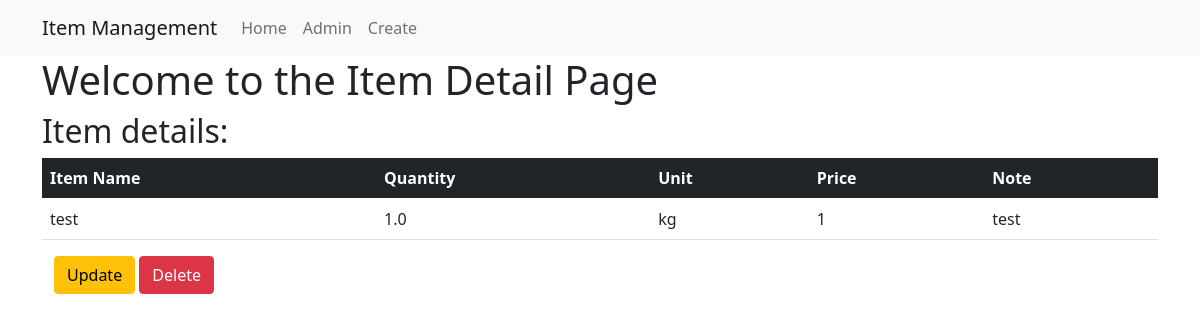
Page /item_app/1/ on the committed database.
### item_app/models.py (models this page shows, shortened)
class Item(models.Model):
    item_name=models.CharField(max_length=264)
    quantity=models.FloatField(null=True)
    unit=models.CharField(max_length=64)
    price=models.IntegerField(null=True)
    note=models.TextField(max_length=264)

### item_app/views.py (the view)
# urls.py: path('<int:pk>/', views.ItemDetailView.as_view(), name='detail'),
class ItemDetailView(DetailView):
    context_object_name='item_detail'
    model=models.Item
    template_name='item_app/item_detail.html'

### templates/item_app/item_detail.html (shortened to what this page needs)
{% extends 'item_app/base.html' %}
{% block body_block %}
<div class="jumbotron">
    <h1>Welcome to the Item Detail Page</h1>
    <h2>Item details:</h2>
    <table class="table">
        <thead class="table-dark">
            <th>Item Name</th>
            <th>Quantity</th>
            <th>Unit</th>
            <th>Price</th>
            <th>Note</th>
        </thead>
        <tr>
            <td>
            {{item_detail.item_name}}
            </td>
            <td>
            {{item_detail.quantity }}
            </td>
            <td>
                {{item_detail.unit}}
            </td>
            <td>
                {{item_detail.price}}
            </td>
            <td>
                {{item_detail.note}}
            </td>
        </tr>
    </table>
</div>
<div class="container">
    <p><a class='btn btn-warning' href="{% url 'item_app:update' pk=item_detail.pk %}">Update</a>
    <a class='btn btn-danger' href="{% url 'item_app:delete' pk=item_detail.pk %}">Delete</a></p>
</div>
{% endblock %}

### rows in the picture
Item: item_name "test", quantity "1.0", unit "kg", price "1", note "test"
